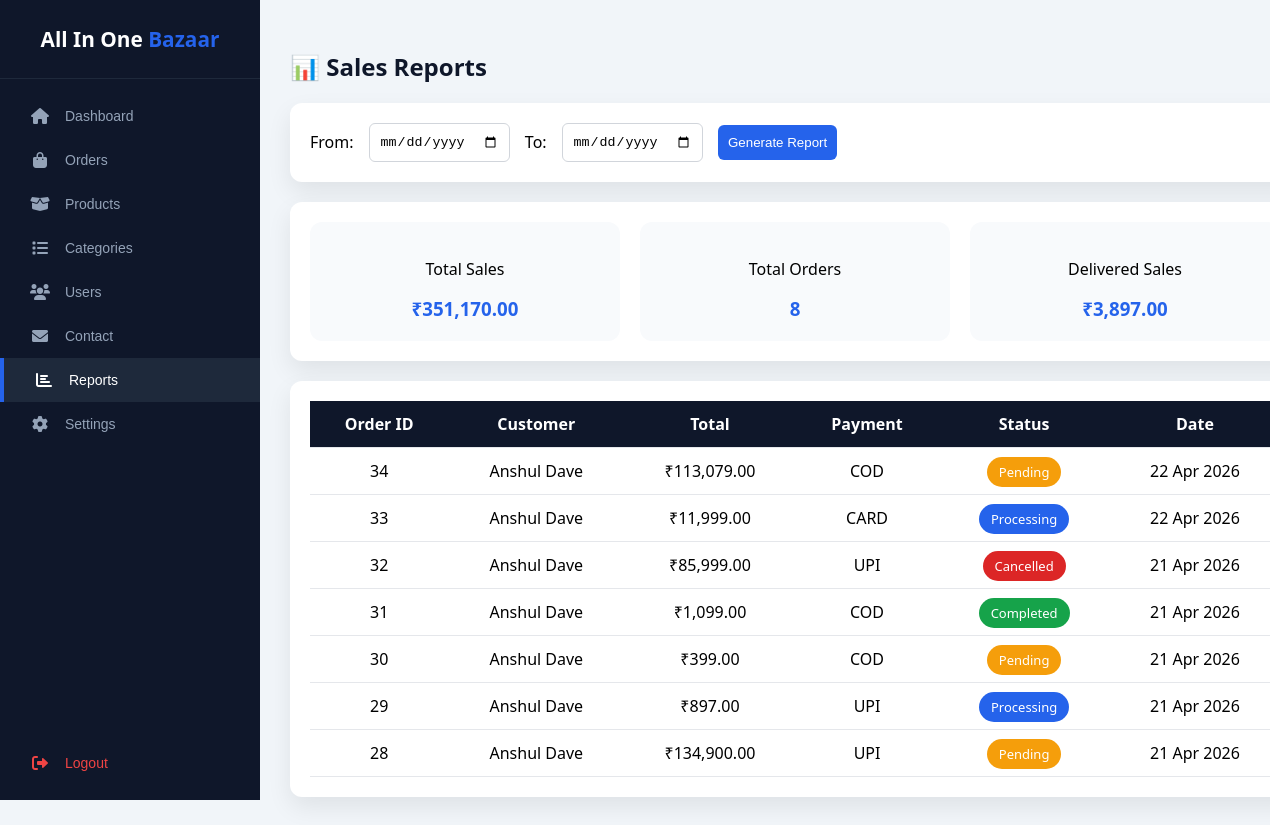
/admin/reports.php (signed in), run on the app's committed database.
### tables this page shows
CREATE TABLE `orders` (
  `id` int(11) NOT NULL,
  `user_id` int(11) NOT NULL,
  `tracking_no` varchar(50) NOT NULL,
  `total_price` decimal(10,2) NOT NULL,
  `address` text NOT NULL,
  `payment_method` varchar(50) DEFAULT 'COD',
  `status` varchar(20) DEFAULT 'Pending',
  `created_at` timestamp NOT NULL DEFAULT current_timestamp(),
  `order_date` timestamp NOT NULL DEFAULT current_timestamp()
);

CREATE TABLE `users` (
  `id` int(11) NOT NULL,
  `full_name` varchar(100) NOT NULL,
  `email` varchar(100) NOT NULL,
  `password` varchar(255) NOT NULL,
  `phone` varchar(20) DEFAULT NULL,
  `address` text DEFAULT NULL,
  `created_at` timestamp NOT NULL DEFAULT current_timestamp()
);

### admin/reports.php (the view, shortened to what this page needs)
<?php
include("../config/db.php");
$from = $_GET['from'] ?? '';
$to   = $_GET['to'] ?? '';
$where = "WHERE 1";
$totalSales = mysqli_fetch_assoc(
    mysqli_query(
        $conn,
        "SELECT SUM(total_price) AS total FROM orders $where"
    )
)['total'] ?? 0;
$totalOrders = mysqli_fetch_assoc(
    mysqli_query(
        $conn,
        "SELECT COUNT(*) AS total FROM orders $where"
    )
)['total'] ?? 0;
$completedWhere = $where . " AND status IN ('Completed', 'Delivered')";
$completedSales = mysqli_fetch_assoc(
    mysqli_query(
        $conn,
        "SELECT SUM(total_price) AS total FROM orders $completedWhere"
    )
)['total'] ?? 0;
$ordersQuery = mysqli_query(
    $conn,
    "SELECT o.*, u.full_name
     FROM orders o
     JOIN users u ON o.user_id = u.id
     $where
     ORDER BY o.order_date DESC"
);
?>
<!DOCTYPE html>
<html lang="en">
<head>
</head>
<body>
<link rel="stylesheet" href="https://cdnjs.cloudflare.com/ajax/libs/font-awesome/6.0.0/css/all.min.css">
<?php include 'includes/sidebar.php'; ?>
<div class="main-content">
<h2>📊 Sales Reports</h2>
<div class="filters">
<form method="GET">
    <label>From:</label>
    <input type="date" name="from" value="<?= htmlspecialchars($from) ?>">
    <label>To:</label>
    <input type="date" name="to" value="<?= htmlspecialchars($to) ?>">
    <button type="submit">Generate Report</button>
</form>
</div>
<div class="summary">
<div class="summary-box">
    <div class="card">
        <p>Total Sales</p>
        <h3>₹<?= number_format($totalSales,2) ?></h3>
    </div>
    <div class="card">
        <p>Total Orders</p>
        <h3><?= $totalOrders ?></h3>
    </div>
    <div class="card">
        <p>Delivered Sales</p>
        <h3>₹<?= number_format($completedSales,2) ?></h3>
    </div>
</div>
</div>
<div class="table-wrapper">
<table>
<thead>
<tr>
    <th>Order ID</th>
    <th>Customer</th>
    <th>Total</th>
    <th>Payment</th>
    <th>Status</th>
    <th>Date</th>
</tr>
</thead>
<tbody>
<?php
if ($ordersQuery && mysqli_num_rows($ordersQuery) > 0) {
    while ($row = mysqli_fetch_assoc($ordersQuery)) {
        ?>
        <tr>
            <td><?= $row['id'] ?></td>
            <td><?= htmlspecialchars($row['full_name']) ?></td>
            <td>₹<?= number_format($row['total_price'],2) ?></td>
            <td><?= htmlspecialchars($row['payment_method']) ?></td>
            <td>
                <span class="badge <?= $row['status'] ?>">
                    <?= $row['status'] ?>
                </span>
            </td>
            <td><?= date("d M Y", strtotime($row['order_date'])) ?></td>
        </tr>
        <?php
    }
} else {
    echo "<tr><td colspan='6'>No Data Found</td></tr>";
}
?>
</tbody>
</table>
</div>
</div>
</body>
</html>

### admin/reports.php (style rules this page uses)
body { font-family:'Segoe UI',sans-serif; background:#f1f5f9; }
.main-content { padding: 30px; }
h2 { color:#0f172a }
.filters,.summary { background:#fff; padding:20px; border-radius:12px; margin-bottom:20px; box-shadow:0 10px 25px rgba(0,0,0,0.08); }
.filters form { display:flex; gap:15px; flex-wrap:wrap; align-items:center; }
input,button { padding:10px; border-radius:6px; border:1px solid #d1d5db; }
button { background:#2563eb; color:#fff; border:none; cursor:pointer; }
.summary-box { display:flex; gap:20px; flex-wrap:wrap; }
.card { flex:1; min-width:220px; background:#f8fafc; padding:20px; border-radius:12px; text-align:center; }
.card h3 { margin:0; color:#2563eb; }
.table-wrapper { background:#fff; padding:20px; border-radius:12px; box-shadow:0 10px 25px rgba(0,0,0,0.08); }
table { width:100%; border-collapse:collapse; }
th,td { padding:12px; text-align:center; border-bottom:1px solid #e5e7eb; }
th { background:#0f172a; color:#fff; }
.badge { padding:6px 12px; border-radius:20px; color:#fff; font-size:13px; }
.Pending { background:#f59e0b; }
.Processing { background:#2563eb; }
.Completed { background:#16a34a; }
.Cancelled { background:#dc2626; }

### admin/includes/sidebar.php (style rules this page uses)
body { margin: 0; }
.main-content { margin-left: 260px !important; width: calc(100% - 260px) !important; }

### data on the page
orders: id "34", user.full_name "Anshul Dave", total_price "113,079.00", payment_method "COD", status "Pending", order_date "22 Apr 2026"
orders: id "33", user.full_name "Anshul Dave", total_price "11,999.00", payment_method "CARD", status "Processing", order_date "22 Apr 2026"
orders: id "32", user.full_name "Anshul Dave", total_price "85,999.00", payment_method "UPI", status "Cancelled", order_date "21 Apr 2026"
orders: id "31", user.full_name "Anshul Dave", total_price "1,099.00", payment_method "COD", status "Completed", order_date "21 Apr 2026"
orders: id "30", user.full_name "Anshul Dave", total_price "399.00", payment_method "COD", status "Pending", order_date "21 Apr 2026"
orders: id "29", user.full_name "Anshul Dave", total_price "897.00", payment_method "UPI", status "Processing", order_date "21 Apr 2026"
orders: id "28", user.full_name "Anshul Dave", total_price "134,900.00", payment_method "UPI", status "Pending", order_date "21 Apr 2026"

### other printed values
$totalSales "351,170.00"
$totalOrders "8"
$completedSales "3,897.00"
